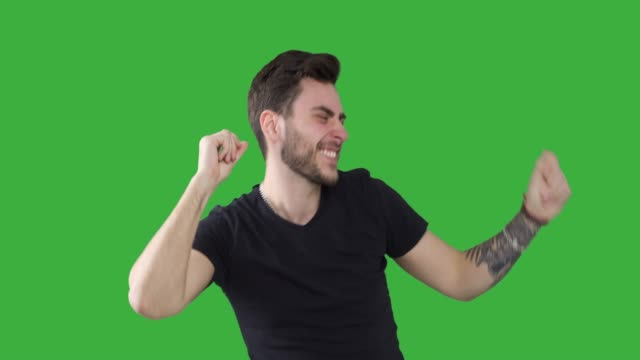
#> input picture opencv-basic-image-processing-operations/images/ck.jpg, 640 x 360 px, given in place of the camera
$ python threshold-tunning.py
#> lines starting #> are read from the running program, lines starting #| are printed output that depends on the picture; after the words box and inside, x2 and y2 are one past the last pixel; in counts of white or black regions, pixels touching at a corner belong together
import cv2
import imutils
import numpy as np
from skimage.filters import threshold_local

def nothing(arg):
  pass


# image = cv2.imread("images/flower.png")
cv2.namedWindow("Testing Threshold")
cv2.createTrackbar("Low Threshold", "Testing Threshold",10, 255, nothing)
cv2.createTrackbar("High Threshold", "Testing Threshold",200, 255, nothing)
cap = cv2.VideoCapture(0)


# gray = cv2.cvtColor(image, cv2.COLOR_BGR2GRAY)
# blurred = cv2.GaussianBlur(gray, (5, 5), 0)
while True:
  ret, frame = cap.read()
#> frame is the input picture: shape (360, 640, 3); mean B, G, R 65.6, 149.7, 69

  gray = cv2.cvtColor(frame, cv2.COLOR_BGR2GRAY)
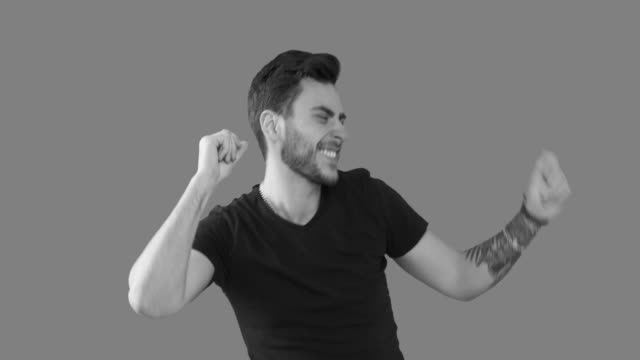
#> gray: shape (360, 640); min 7, max 243, mean 116
  blurred = cv2.GaussianBlur(gray, (5, 5), 0)

  low = int(cv2.getTrackbarPos("Low Threshold", "Testing Threshold"))
  high = int(cv2.getTrackbarPos("High Threshold", "Testing Threshold"))

  wide = cv2.Canny(blurred, low, high)
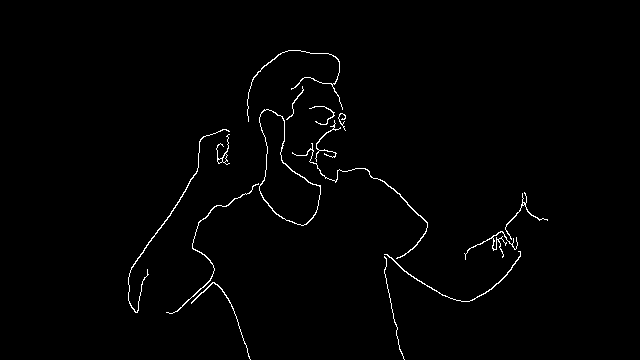
#> wide: shape (360, 640); 1.1% white in thin lines or dots, all inside (x1, y1, x2, y2) = (128, 50, 548, 360)

  cv2.imshow("Testing Threshold", wide)

  if cv2.waitKey(1) & 0xFF == ord('q'):
#> (key q is pressed here)
        break
